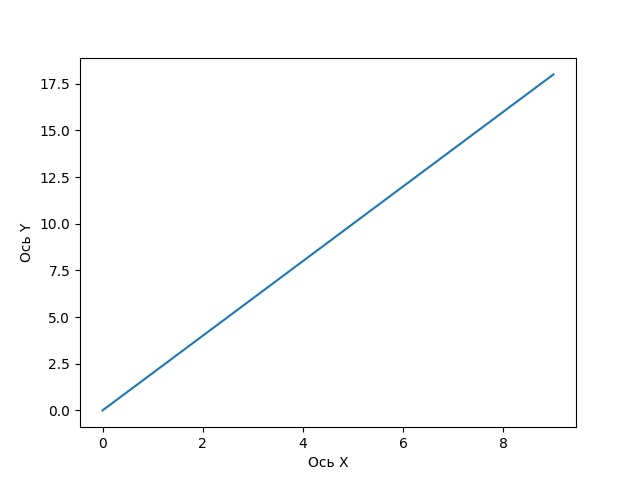

Here is the Python script that generated this plot:
import matplotlib.pyplot as plt
x = [i for i in range(10)]
y = [i*2 for i in range(10)]
plt.plot(x, y)
plt.xlabel('Ось X')
plt.ylabel('Ось Y')
plt.show()
